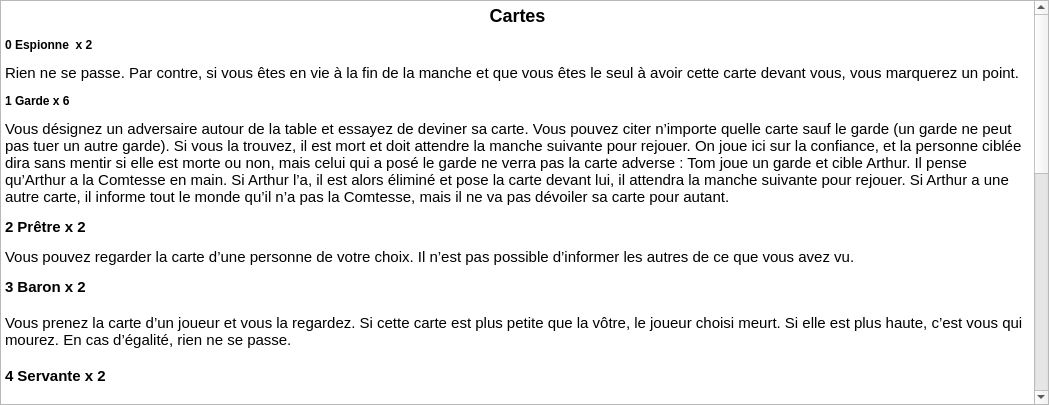
<?xml version="1.0" encoding="UTF-8"?>
<ui version="4.0">
 <class>AffichageActionsCartes</class>
 <widget class="QWidget" name="AffichageActionsCartes">
  <property name="geometry">
   <rect>
    <x>0</x>
    <y>0</y>
    <width>1049</width>
    <height>405</height>
   </rect>
  </property>
  <property name="contextMenuPolicy">
   <enum>Qt::ContextMenuPolicy::NoContextMenu</enum>
  </property>
  <property name="windowTitle">
   <string>Dialog</string>
  </property>
  <property name="layoutDirection">
   <enum>Qt::LayoutDirection::LeftToRight</enum>
  </property>
  <layout class="QVBoxLayout" name="verticalLayout">
   <property name="spacing">
    <number>0</number>
   </property>
   <property name="leftMargin">
    <number>0</number>
   </property>
   <property name="topMargin">
    <number>0</number>
   </property>
   <property name="rightMargin">
    <number>0</number>
   </property>
   <property name="bottomMargin">
    <number>0</number>
   </property>
   <item>
    <widget class="QTextEdit" name="textEdit">
     <property name="enabled">
      <bool>true</bool>
     </property>
     <property name="cursor" stdset="0">
      <cursorShape>UpArrowCursor</cursorShape>
     </property>
     <property name="readOnly">
      <bool>true</bool>
     </property>
     <property name="html">
      <string>&lt;!DOCTYPE HTML PUBLIC &quot;-//W3C//DTD HTML 4.0//EN&quot; &quot;http://www.w3.org/TR/REC-html40/strict.dtd&quot;&gt;
&lt;html&gt;&lt;head&gt;&lt;meta name=&quot;qrichtext&quot; content=&quot;1&quot; /&gt;&lt;meta charset=&quot;utf-8&quot; /&gt;&lt;style type=&quot;text/css&quot;&gt;
p, li { white-space: pre-wrap; }
hr { height: 1px; border-width: 0; }
li.unchecked::marker { content: &quot;\2610&quot;; }
li.checked::marker { content: &quot;\2612&quot;; }
&lt;/style&gt;&lt;/head&gt;&lt;body style=&quot; font-family:'Segoe UI'; font-size:9pt; font-weight:400; font-style:normal;&quot;&gt;
&lt;h2 align=&quot;center&quot; style=&quot; margin-top:16px; margin-bottom:12px; margin-left:0px; margin-right:0px; -qt-block-indent:0; text-indent:0px;&quot;&gt;&lt;span style=&quot; font-family:'Ubuntu Sans'; font-size:11pt; font-weight:700;&quot;&gt;Cartes&lt;/span&gt;&lt;/h2&gt;
&lt;h4 style=&quot; margin-top:12px; margin-bottom:12px; margin-left:0px; margin-right:0px; -qt-block-indent:0; text-indent:0px;&quot;&gt;&lt;span style=&quot; font-family:'Ubuntu Sans'; font-size:12pt; font-weight:700;&quot;&gt;0 Espionne  x 2&lt;/span&gt;&lt;/h4&gt;
&lt;p style=&quot; margin-top:12px; margin-bottom:12px; margin-left:0px; margin-right:0px; -qt-block-indent:0; text-indent:0px;&quot;&gt;&lt;span style=&quot; font-family:'Ubuntu Sans'; font-size:11pt;&quot;&gt;Rien ne se passe. Par contre, si vous êtes en vie à la fin de la manche et que vous êtes le seul à avoir cette carte devant vous, vous marquerez un point.&lt;/span&gt;&lt;/p&gt;
&lt;h4 style=&quot; margin-top:12px; margin-bottom:12px; margin-left:0px; margin-right:0px; -qt-block-indent:0; text-indent:0px;&quot;&gt;&lt;span style=&quot; font-family:'Ubuntu Sans'; font-size:11pt; font-weight:700;&quot;&gt;1 Garde x 6&lt;/span&gt;&lt;/h4&gt;
&lt;p style=&quot; margin-top:12px; margin-bottom:12px; margin-left:0px; margin-right:0px; -qt-block-indent:0; text-indent:0px;&quot;&gt;&lt;span style=&quot; font-family:'Ubuntu Sans'; font-size:11pt;&quot;&gt;Vous désignez un adversaire autour de la table et essayez de deviner sa carte. Vous pouvez citer n’importe quelle carte sauf le garde (un garde ne peut pas tuer un autre garde). Si vous la trouvez, il est mort et doit attendre la manche suivante pour rejouer. On joue ici sur la confiance, et la personne ciblée dira sans mentir si elle est morte ou non, mais celui qui a posé le garde ne verra pas la carte adverse : Tom joue un garde et cible Arthur. Il pense qu’Arthur a la Comtesse en main. Si Arthur l’a, il est alors éliminé et pose la carte devant lui, il attendra la manche suivante pour rejouer. Si Arthur a une autre carte, il informe tout le monde qu’il n’a pas la Comtesse, mais il ne va pas dévoiler sa carte pour autant.&lt;/span&gt;&lt;/p&gt;
&lt;p style=&quot; margin-top:12px; margin-bottom:12px; margin-left:0px; margin-right:0px; -qt-block-indent:0; text-indent:0px;&quot;&gt;&lt;span style=&quot; font-family:'Ubuntu Sans'; font-size:11pt; font-weight:700;&quot;&gt;2 Prêtre x 2&lt;/span&gt;&lt;/p&gt;
&lt;p style=&quot; margin-top:12px; margin-bottom:12px; margin-left:0px; margin-right:0px; -qt-block-indent:0; text-indent:0px;&quot;&gt;&lt;span style=&quot; font-family:'Ubuntu Sans'; font-size:11pt;&quot;&gt;Vous pouvez regarder la carte d’une personne de votre choix. Il n’est pas possible d’informer les autres de ce que vous avez vu.&lt;/span&gt;&lt;/p&gt;
&lt;p style=&quot; margin-top:0px; margin-bottom:0px; margin-left:0px; margin-right:0px; -qt-block-indent:0; text-indent:0px;&quot;&gt;&lt;span style=&quot; font-family:'Ubuntu Sans'; font-size:11pt; font-weight:700;&quot;&gt;3 Baron&lt;/span&gt;&lt;span style=&quot; font-family:'Ubuntu Sans'; font-size:11pt;&quot;&gt; &lt;/span&gt;&lt;span style=&quot; font-family:'Ubuntu Sans'; font-size:11pt; font-weight:700;&quot;&gt;x 2&lt;/span&gt;&lt;/p&gt;
&lt;p style=&quot;-qt-paragraph-type:empty; margin-top:0px; margin-bottom:0px; margin-left:0px; margin-right:0px; -qt-block-indent:0; text-indent:0px; font-family:'Ubuntu Sans'; font-size:11pt; font-weight:700;&quot;&gt;&lt;br /&gt;&lt;/p&gt;
&lt;p style=&quot; margin-top:0px; margin-bottom:0px; margin-left:0px; margin-right:0px; -qt-block-indent:0; text-indent:0px;&quot;&gt;&lt;span style=&quot; font-family:'Ubuntu Sans'; font-size:11pt;&quot;&gt;Vous prenez la carte d’un joueur et vous la regardez. Si cette carte est plus petite que la vôtre, le joueur choisi meurt. Si elle est plus haute, c’est vous qui mourez. En cas d’égalité, rien ne se passe.&lt;/span&gt;&lt;/p&gt;
&lt;p style=&quot;-qt-paragraph-type:empty; margin-top:0px; margin-bottom:0px; margin-left:0px; margin-right:0px; -qt-block-indent:0; text-indent:0px; font-family:'Ubuntu Sans'; font-size:11pt;&quot;&gt;&lt;br /&gt;&lt;/p&gt;
&lt;p style=&quot; margin-top:0px; margin-bottom:0px; margin-left:0px; margin-right:0px; -qt-block-indent:0; text-indent:0px;&quot;&gt;&lt;span style=&quot; font-family:'Ubuntu Sans'; font-size:11pt; font-weight:700;&quot;&gt;4 Servante x 2&lt;/span&gt;&lt;/p&gt;
&lt;p style=&quot;-qt-paragraph-type:empty; margin-top:0px; margin-bottom:0px; margin-left:0px; margin-right:0px; -qt-block-indent:0; text-indent:0px; font-family:'Ubuntu Sans'; font-size:11pt;&quot;&gt;&lt;br /&gt;&lt;/p&gt;
&lt;p style=&quot; margin-top:0px; margin-bottom:0px; margin-left:0px; margin-right:0px; -qt-block-indent:0; text-indent:0px;&quot;&gt;&lt;span style=&quot; font-family:'Ubuntu Sans'; font-size:11pt;&quot;&gt;Jusqu’à votre prochain tour, personne ne peut vous cibler. Vos adversaires ne pourront pas vous choisir s’ils jouent un garde, un prêtre, un baron, un prince ou un roi.&lt;/span&gt;&lt;/p&gt;
&lt;p style=&quot;-qt-paragraph-type:empty; margin-top:0px; margin-bottom:0px; margin-left:0px; margin-right:0px; -qt-block-indent:0; text-indent:0px; font-family:'Ubuntu Sans'; font-size:11pt;&quot;&gt;&lt;br /&gt;&lt;/p&gt;
&lt;p style=&quot; margin-top:0px; margin-bottom:0px; margin-left:0px; margin-right:0px; -qt-block-indent:0; text-indent:0px;&quot;&gt;&lt;span style=&quot; font-family:'Ubuntu Sans'; font-size:11pt; font-weight:700;&quot;&gt;5 Prince x 2&lt;/span&gt;&lt;/p&gt;
&lt;p style=&quot;-qt-paragraph-type:empty; margin-top:0px; margin-bottom:0px; margin-left:0px; margin-right:0px; -qt-block-indent:0; text-indent:0px; font-family:'Ubuntu Sans'; font-size:11pt; font-weight:700;&quot;&gt;&lt;br /&gt;&lt;/p&gt;
&lt;p style=&quot; margin-top:0px; margin-bottom:0px; margin-left:0px; margin-right:0px; -qt-block-indent:0; text-indent:0px;&quot;&gt;&lt;span style=&quot; font-family:'Ubuntu Sans'; font-size:11pt;&quot;&gt;Choisissez un joueur (vous compris). Il doit défausser sa carte et en poser une nouvelle. Attention ici, la carte qui doit être jetée du fait du Prince sera révélée à tout le monde, mais son effet ne s’appliquera pas. Il ne se passera rien de particulier pour celui qui jette la carte sauf si c’est la Princesse (voir ci-après). Notons aussi que si vous jouez le Prince sur le dernier tour, il n’y a plus de cartes à prendre dans la pioche ; vous prendrez alors la carte qui a été mise de côté au départ.&lt;/span&gt;&lt;/p&gt;
&lt;p style=&quot;-qt-paragraph-type:empty; margin-top:0px; margin-bottom:0px; margin-left:0px; margin-right:0px; -qt-block-indent:0; text-indent:0px; font-family:'Ubuntu Sans'; font-size:11pt;&quot;&gt;&lt;br /&gt;&lt;/p&gt;
&lt;p style=&quot; margin-top:0px; margin-bottom:0px; margin-left:0px; margin-right:0px; -qt-block-indent:0; text-indent:0px;&quot;&gt;&lt;span style=&quot; font-family:'Ubuntu Sans'; font-size:11pt; font-weight:700;&quot;&gt;6 Chancelier x 2&lt;/span&gt;&lt;/p&gt;
&lt;p style=&quot;-qt-paragraph-type:empty; margin-top:0px; margin-bottom:0px; margin-left:0px; margin-right:0px; -qt-block-indent:0; text-indent:0px; font-family:'Ubuntu Sans'; font-size:11pt;&quot;&gt;&lt;br /&gt;&lt;/p&gt;
&lt;p style=&quot; margin-top:0px; margin-bottom:0px; margin-left:0px; margin-right:0px; -qt-block-indent:0; text-indent:0px;&quot;&gt;&lt;span style=&quot; font-family:'Ubuntu Sans'; font-size:11pt;&quot;&gt;Vous piochez deux cartes (vous en avez alors 3 en main) puis vous en gardez une, et vous mettez les deux autres à la fin de la pioche dans l’ordre de votre choix. S’il n’y a qu’une seule carte dans la pioche quand vous jouez le chancelier, alors vous pouvez faire la manipulation, mais en prenant une seule carte et en remettant celle que vous voulez parmi les deux que vous avez dans la pioche.&lt;/span&gt;&lt;/p&gt;
&lt;p style=&quot;-qt-paragraph-type:empty; margin-top:0px; margin-bottom:0px; margin-left:0px; margin-right:0px; -qt-block-indent:0; text-indent:0px; font-family:'Ubuntu Sans'; font-size:11pt;&quot;&gt;&lt;br /&gt;&lt;/p&gt;
&lt;p style=&quot; margin-top:0px; margin-bottom:0px; margin-left:0px; margin-right:0px; -qt-block-indent:0; text-indent:0px;&quot;&gt;&lt;span style=&quot; font-family:'Ubuntu Sans'; font-size:11pt; font-weight:700;&quot;&gt;7 Roi x 1&lt;/span&gt;&lt;/p&gt;
&lt;p style=&quot;-qt-paragraph-type:empty; margin-top:0px; margin-bottom:0px; margin-left:0px; margin-right:0px; -qt-block-indent:0; text-indent:0px; font-family:'Ubuntu Sans'; font-size:11pt; font-weight:700;&quot;&gt;&lt;br /&gt;&lt;/p&gt;
&lt;p style=&quot; margin-top:0px; margin-bottom:0px; margin-left:0px; margin-right:0px; -qt-block-indent:0; text-indent:0px;&quot;&gt;&lt;span style=&quot; font-family:'Ubuntu Sans'; font-size:11pt;&quot;&gt;Vous devez échanger votre carte avec la carte d’un autre joueur.&lt;/span&gt;&lt;/p&gt;
&lt;p style=&quot;-qt-paragraph-type:empty; margin-top:0px; margin-bottom:0px; margin-left:0px; margin-right:0px; -qt-block-indent:0; text-indent:0px; font-family:'Ubuntu Sans'; font-size:11pt;&quot;&gt;&lt;br /&gt;&lt;/p&gt;
&lt;p style=&quot; margin-top:0px; margin-bottom:0px; margin-left:0px; margin-right:0px; -qt-block-indent:0; text-indent:0px;&quot;&gt;&lt;span style=&quot; font-family:'Ubuntu Sans'; font-size:11pt; font-weight:700;&quot;&gt;8 Comtesse x 1&lt;/span&gt;&lt;/p&gt;
&lt;p style=&quot;-qt-paragraph-type:empty; margin-top:0px; margin-bottom:0px; margin-left:0px; margin-right:0px; -qt-block-indent:0; text-indent:0px; font-family:'Ubuntu Sans'; font-size:11pt;&quot;&gt;&lt;br /&gt;&lt;/p&gt;
&lt;p style=&quot; margin-top:0px; margin-bottom:0px; margin-left:0px; margin-right:0px; -qt-block-indent:0; text-indent:0px;&quot;&gt;&lt;span style=&quot; font-family:'Ubuntu Sans'; font-size:11pt;&quot;&gt;Si vous avez le Prince ou le Roi avec la Comtesse, vous êtes obligé(e) de jouer la Comtesse. Ici encore, pas de triche possible. A l’image du Baron, c’est à vous d’être attentif et de jouer le jeu. Si vous avez Comtesse + Prince, alors vous ne pouvez pas jouer votre Prince. Idem avec le Roi. Notez cependant que rien ne vous empêche de jouer votre Comtesse si vous avez une autre carte. C’est un des bluffs possibles, les autres joueurs ne savent pas si vous la jouez par choix ou par obligation.&lt;/span&gt;&lt;/p&gt;
&lt;p style=&quot;-qt-paragraph-type:empty; margin-top:0px; margin-bottom:0px; margin-left:0px; margin-right:0px; -qt-block-indent:0; text-indent:0px; font-family:'Ubuntu Sans'; font-size:11pt;&quot;&gt;&lt;br /&gt;&lt;/p&gt;
&lt;p style=&quot; margin-top:0px; margin-bottom:0px; margin-left:0px; margin-right:0px; -qt-block-indent:0; text-indent:0px;&quot;&gt;&lt;span style=&quot; font-family:'Ubuntu Sans'; font-size:11pt; font-weight:700;&quot;&gt;9 Princesse x 1&lt;/span&gt;&lt;/p&gt;
&lt;p style=&quot;-qt-paragraph-type:empty; margin-top:0px; margin-bottom:0px; margin-left:0px; margin-right:0px; -qt-block-indent:0; text-indent:0px; font-family:'Ubuntu Sans'; font-size:11pt;&quot;&gt;&lt;br /&gt;&lt;/p&gt;
&lt;p style=&quot; margin-top:0px; margin-bottom:0px; margin-left:0px; margin-right:0px; -qt-block-indent:0; text-indent:0px;&quot;&gt;&lt;span style=&quot; font-family:'Ubuntu Sans'; font-size:11pt;&quot;&gt;Si vous jouez ou défaussez la princesse, vous êtes éliminé(e). Notons que si vous devez jeter la princesse parce que quelqu’un joue le Prince contre vous, alors vous êtes éliminé(e).&lt;/span&gt;&lt;/p&gt;&lt;/body&gt;&lt;/html&gt;</string>
     </property>
    </widget>
   </item>
  </layout>
 </widget>
 <resources/>
 <connections/>
</ui>
